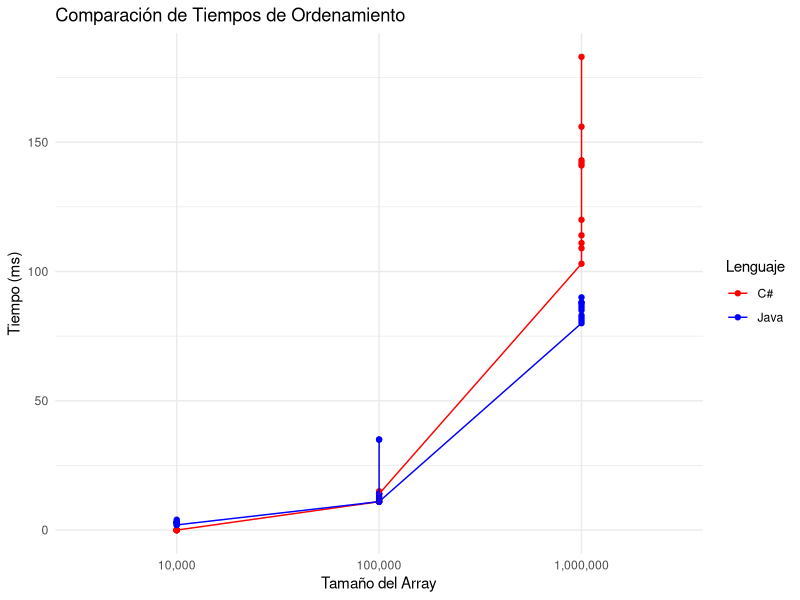

Reproduce this figure in R.
# Instalar y cargar la biblioteca ggplot2 si no la tienes instalada
install.packages("ggplot2")
library(ggplot2)

# Crear un marco de datos con tus resultados directamente en el código
datos <- data.frame(
  Tamaño = factor(c(rep("10,000", 20), rep("100,000", 20), rep("1,000,000", 20)),
                  levels = c("10,000", "100,000", "1,000,000")),
  Tiempo = c(
    0, 0, 0, 0, 0, 0, 0, 0, 0, 0,  # 10,000 C#
    3, 3, 3, 2, 3, 3, 4, 3, 3, 2,  # 10,000 Java
    11, 12, 14, 15, 11, 11, 13, 11, 12, 14,  # 100,000 C#
    11, 35, 13, 14, 11, 35, 12, 12, 14, 11,  # 100,000 Java
    80, 81, 88, 82, 83, 90, 88, 87, 85, 86,  # 1,000,000 Java
    103, 111, 143, 156, 114, 141, 142, 120, 183, 109  # 1,000,000 C#
  ),
  Lenguaje = factor(c(
    rep("C#", 10), rep("Java", 10),  # 10,000
    rep("C#", 10), rep("Java", 10),  # 100,000
    rep("Java", 10), rep("C#", 10)   # 1,000,000
  ))
)

# Crear el gráfico y asegurarse de que el eje X esté en el orden correcto
ggplot(datos, aes(x = Tamaño, y = Tiempo, color = Lenguaje, group = Lenguaje)) +
  geom_point() +
  geom_line() +
  labs(title = "Comparación de Tiempos de Ordenamiento",
       x = "Tamaño del Array",
       y = "Tiempo (ms)",
       color = "Lenguaje") +
  scale_color_manual(values = c("Java" = "blue", "C#" = "red")) +
  scale_x_discrete(limits = c("10,000", "100,000", "1,000,000")) +  # Asegurar el orden del eje X
  theme_minimal()



